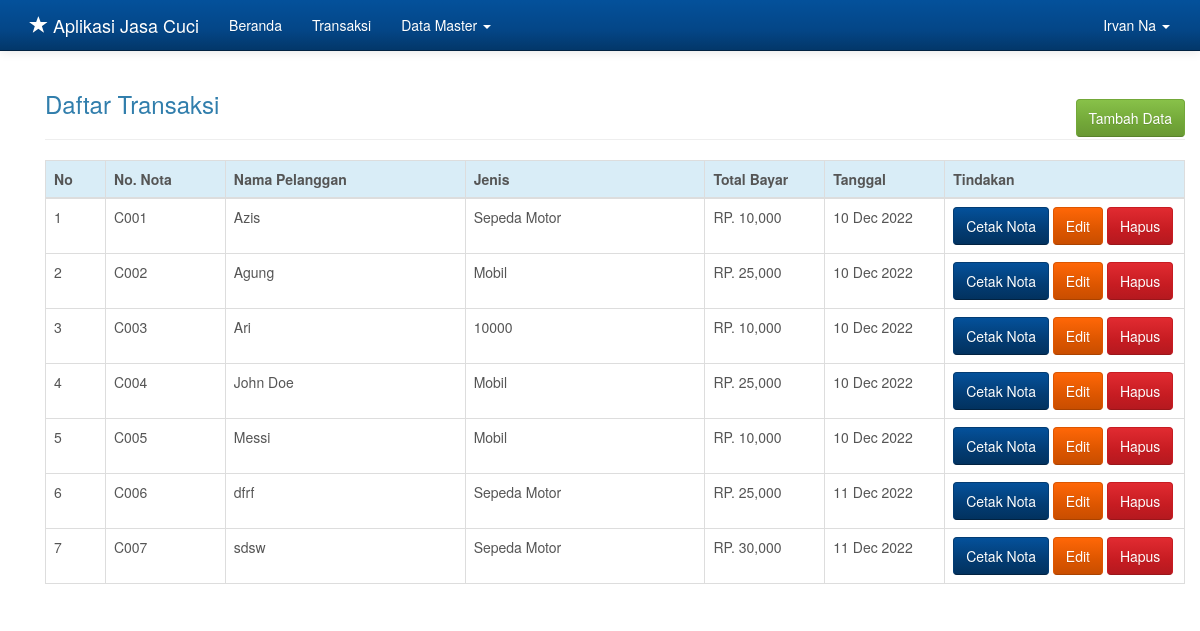
The app's page /admin.php?hlm=transaksi (signed in) with its own data.
### tables this page shows
CREATE TABLE `transaksi` (
  `id_transaksi` int(10) NOT NULL,
  `no_nota` varchar(10) NOT NULL,
  `jenis` varchar(50) NOT NULL,
  `nama` varchar(50) NOT NULL,
  `bayar` int(10) NOT NULL,
  `kembali` int(10) NOT NULL,
  `total` int(10) NOT NULL,
  `tanggal` date NOT NULL,
  `id_user` tinyint(1) NOT NULL
);

### transaksi.php (the view)
<?php
if( empty( $_SESSION['id_user'] ) ){
	$_SESSION['err'] = '<strong>ERROR!</strong> Anda harus login terlebih dahulu.';
	header('Location: ./');
	die();
} else {
	if( isset( $_REQUEST['aksi'] )){
		$aksi = $_REQUEST['aksi'];
		switch($aksi){
			case 'baru':
				include 'transaksi_baru.php';
				break;
			case 'edit':
				include 'transaksi_edit.php';
				break;
			case 'hapus':
				include 'transaksi_hapus.php';
				break;
			case 'cetak':
				include 'cetak_nota.php';
				break;
		}
	} else {
		echo '
			<div class="container">
				<h3 style="margin-bottom: -20px;">Daftar Transaksi</h3>
					<a href="./admin.php?hlm=transaksi&aksi=baru" class="btn btn-success btn-s pull-right">Tambah Data</a>
				<br/><hr/>
				<table class="table table-bordered">
				 <thead>
				   <tr class="info">
					 <th width="5%">No</th>
					 <th width="10%">No. Nota</th>
					 <th width="20%">Nama Pelanggan</th>
					 <th width="20%">Jenis</th>
					 <th width="10%">Total Bayar</th>
					 <th width="10%">Tanggal</th>
					 <th width="20%">Tindakan</th>
				   </tr>
				 </thead>
				 <tbody>';
		 	$sql = mysqli_query($koneksi, "SELECT * FROM transaksi");
		 	if(mysqli_num_rows($sql) > 0){
		 		$no = 0;
				 while($row = mysqli_fetch_array($sql)){
	 				$no++;
	 			echo '
				   <tr>
					 <td>'.$no.'</td>
					 <td>'.$row['no_nota'].'</td>
					 <td>'.$row['nama'].'</td>
					 <td>'.$row['jenis'].'</td>
					 <td>RP. '.number_format($row['total']).'</td>
					 <td>'.date("d M Y", strtotime($row['tanggal'])).'</td>
					 <td>
					<script type="text/javascript" language="JavaScript">
					  	function konfirmasi(){
						  	tanya = confirm("Anda yakin akan menghapus data ini?");
						  	if (tanya == true) return true;
						  	else return false;
						}
					</script>
					<a href="?hlm=cetak&id_transaksi='.$row['id_transaksi'].'" class="btn btn-info btn-s" target="_blank">Cetak Nota</a>
					 <a href="?hlm=transaksi&aksi=edit&id_transaksi='.$row['id_transaksi'].'" class="btn btn-warning btn-s">Edit</a>
					 <a href="?hlm=transaksi&aksi=hapus&submit=yes&id_transaksi='.$row['id_transaksi'].'" onclick="return konfirmasi()" class="btn btn-danger btn-s">Hapus</a>
					 </td>';
				}
			} else {
				 echo '<td colspan="8"><center><p class="add">Tidak ada data untuk ditampilkan. <u><a href="?hlm=transaksi&aksi=baru">Tambah data baru</a></u> </p></center></td></tr>';
			}
			echo '
			 	</tbody>
			</table>
		</div>';
	}
}
?>

### admin.php (shortened to what this page needs)
<?php
if( empty( $_SESSION['id_user'] ) ){
	$_SESSION['err'] = '<strong>ERROR!</strong> Anda harus login terlebih dahulu.';
	header('Location: ./');
	die();
} else {
?>
<!DOCTYPE html>
<html lang="en">
  <head>
    <link href="css/bootstrap.css" rel="stylesheet">
	<link href="css/jquery-ui.min.css" rel="stylesheet">
  </head>
  <body>
    <?php include "menu.php"; ?>
    <div class="container">
	<?php
	if( isset($_REQUEST['hlm'] )){
		$hlm = $_REQUEST['hlm'];
		switch( $hlm ){
			case 'transaksi':
				include "transaksi.php";
				break;
		}
	}
	?>
    </div>
  </body>
</html>
<?php
}
?>

### menu.php (shortened to what this page needs)
<?php
    if( !empty( $_SESSION['id_user'] ) ){
?>
<div class="navbar navbar-inverse navbar-fixed-top" role="navigation">
  <div class="container">
	<div class="navbar-header">
	  <a class="navbar-brand" href=""><span class="glyphicon glyphicon-star"></span> Aplikasi Jasa Cuci</a>
	</div>
	<div class="navbar-collapse collapse">
	  <ul class="nav navbar-nav">
		<li><a href="./admin.php">Beranda</a></li>
		<li><a href="./admin.php?hlm=transaksi">Transaksi</a></li>
        <?php
        if( $_SESSION['level'] == 1 ){
        ?>
		<li class="dropdown">
		  <a href="#" class="dropdown-toggle" data-toggle="dropdown">Data Master <b class="caret"></b></a>
			<?php
			}
			?>
		</li>
	  </ul>
	  <ul class="nav navbar-nav navbar-right">
		<li class="dropdown">
		  <a href="#" class="dropdown-toggle" data-toggle="dropdown">
			<?php echo $_SESSION['nama']; ?> <b class="caret"></b>
		  </a>
		</li>
	  </ul>
	</div>
  </div>
</div>
<?php
} else {
	header("Location: ./");
	die();
}
?>

### admin.php (style rules this page uses)
body { min-height: 200px; padding-top: 70px; }

### records on screen
transaksi: no_nota "C001", nama "Azis", jenis "Sepeda Motor", total "10,000", tanggal "10 Dec 2022"
transaksi: no_nota "C002", nama "Agung", jenis "Mobil", total "25,000", tanggal "10 Dec 2022"
transaksi: no_nota "C003", nama "Ari", jenis "10000", total "10,000", tanggal "10 Dec 2022"
transaksi: no_nota "C004", nama "John Doe", jenis "Mobil", total "25,000", tanggal "10 Dec 2022"
transaksi: no_nota "C005", nama "Messi", jenis "Mobil", total "10,000", tanggal "10 Dec 2022"
transaksi: no_nota "C006", nama "dfrf", jenis "Sepeda Motor", total "25,000", tanggal "11 Dec 2022"
transaksi: no_nota "C007", nama "sdsw", jenis "Sepeda Motor", total "30,000", tanggal "11 Dec 2022"

### other values on screen
$_SESSION['nama'] "Irvan Na"
